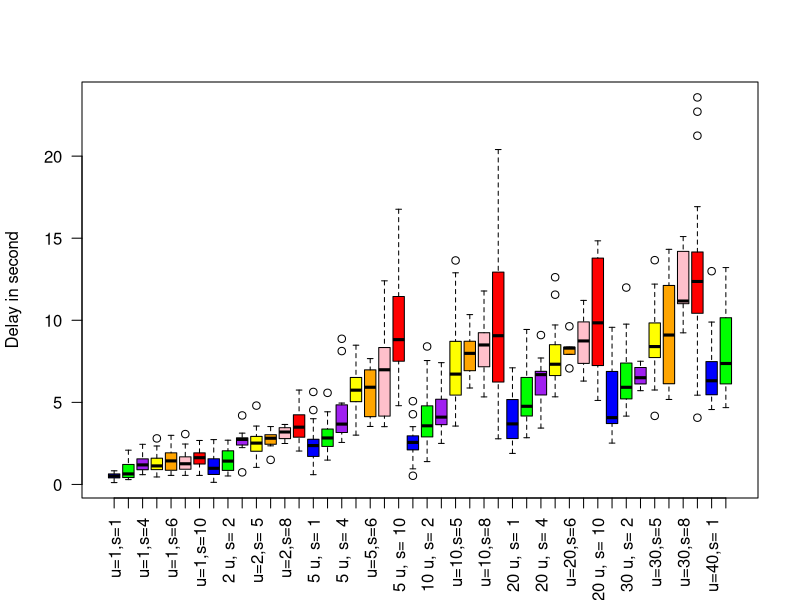
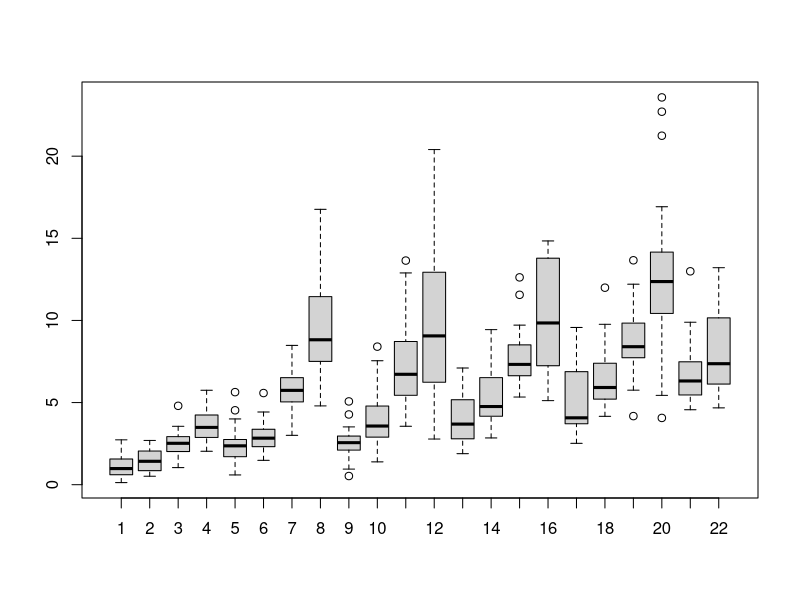
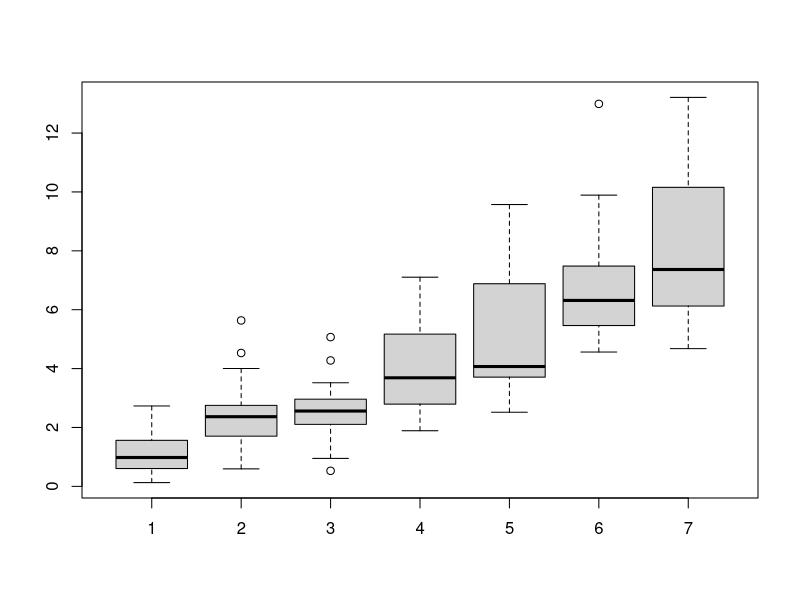
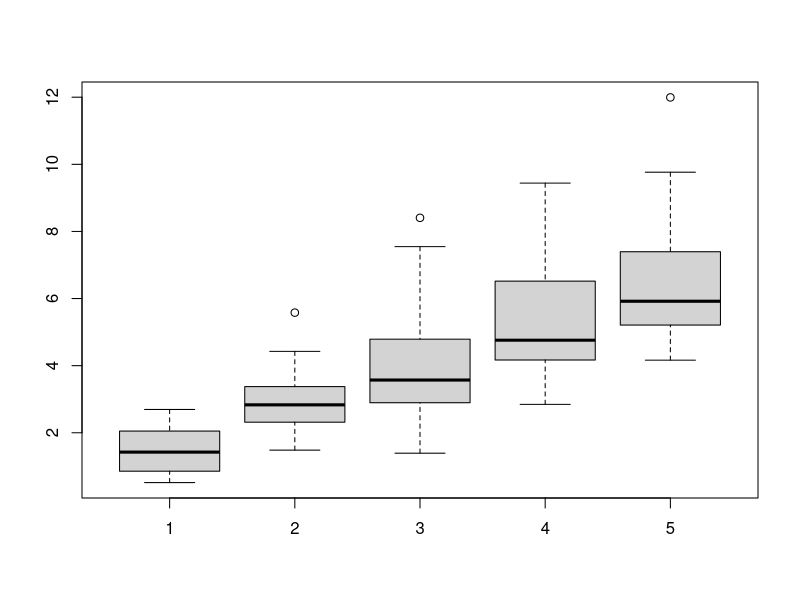
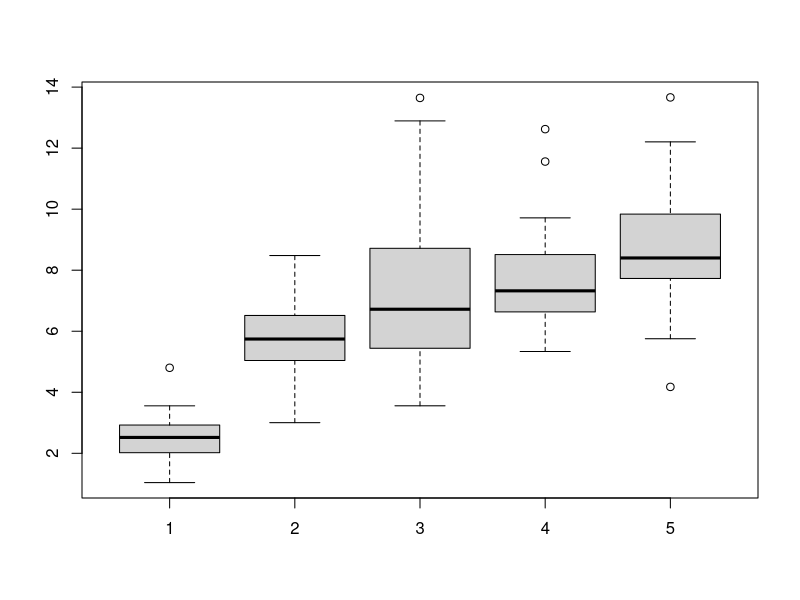
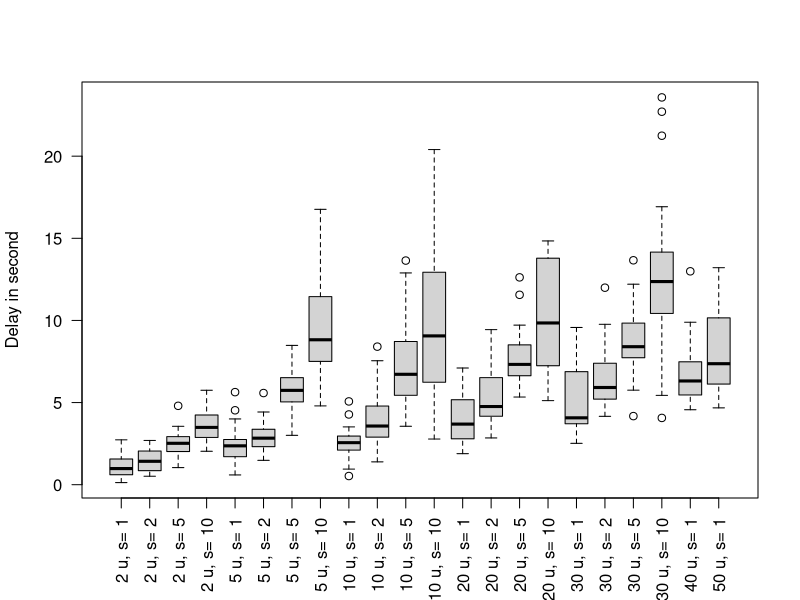

These figures' R source, in order:
data = read.table ("analyze.txt", header = TRUE)
data$delay <- data$delay / 1000
data_1_1 <- data [data$user==1 & data$speed == 1,]
data_1_2 <- data [data$user==1 & data$speed == 2,]
data_1_4 <- data [data$user==1 & data$speed == 4,]
data_1_5 <- data [data$user==1 & data$speed == 5,]
data_1_6 <- data [data$user==1 & data$speed == 6,]
data_1_8 <- data [data$user==1 & data$speed == 8,]
data_1_10 <- data [data$user==1 & data$speed == 10,]
data_2_1 <- data [data$user==2 & data$speed == 1,]
data_2_2 <- data [data$user==2 & data$speed == 2,]
data_2_4 <- data [data$user==2 & data$speed == 4,]
data_2_5 <- data [data$user==2 & data$speed == 5,]
data_2_6 <- data [data$user==2 & data$speed == 6,]
data_2_8 <- data [data$user==2 & data$speed == 8,]
data_2_10 <- data [data$user==2 & data$speed == 10,]
data_5_1 <- data [data$user==5 & data$speed == 1,]
data_5_2 <- data [data$user==5 & data$speed == 2,]
data_5_4 <- data [data$user==5 & data$speed == 4,]
data_5_5 <- data [data$user==5 & data$speed == 5,]
data_5_6 <- data [data$user==5 & data$speed == 6,]
data_5_8 <- data [data$user==5 & data$speed == 8,]
data_5_10 <- data [data$user==5 & data$speed == 10,]
data_10_1 <- data [data$user==10 & data$speed == 1,]
data_10_2 <- data [data$user==10 & data$speed == 2,]
data_10_4 <- data [data$user==10 & data$speed == 4,]
data_10_5 <- data [data$user==10 & data$speed == 5,]
data_10_6 <- data [data$user==10 & data$speed == 6,]
data_10_8 <- data [data$user==10 & data$speed == 8,]
data_10_10 <- data [data$user==10 & data$speed == 10,]
data_20_1 <- data [data$user==20 & data$speed == 1,]
data_20_2 <- data [data$user==20 & data$speed == 2,]
data_20_4 <- data [data$user==20 & data$speed == 4,]
data_20_5 <- data [data$user==20 & data$speed == 5,]
data_20_6 <- data [data$user==20 & data$speed == 6,]
data_20_8 <- data [data$user==20 & data$speed == 8,]
data_20_10 <- data [data$user==20 & data$speed == 10,]
data_30_1 <- data [data$user==30 & data$speed == 1,]
data_30_2 <- data [data$user==30 & data$speed == 2,]
data_30_4 <- data [data$user==30 & data$speed == 4,]
data_30_5 <- data [data$user==30 & data$speed == 5,]
data_30_6 <- data [data$user==30 & data$speed == 6,]
data_30_8 <- data [data$user==30 & data$speed == 8,]
data_30_10 <- data [data$user==30 & data$speed == 10,]
data_40_1 <- data [data$user==40 & data$speed == 1,]
data_50_1 <- data [data$user==50 & data$speed == 1,]


col_name = c ("u=1,s=1", "u=1,s=2", "u=1,s=4", "u=1,s=5","u=1,s=6", "u=1,s=8", "u=1,s=10", "2 u, s= 1","2 u, s= 2", "u=2,s= 4","u=2,s= 5","u=2,s=6", "u=2,s=8", "2 u, s= 10","5 u, s= 1","5 u, s= 2", "5 u, s= 4","u=5,s=5","u=5,s=6", "u=5,s=8", "5 u, s= 10","10 u, s= 1","10 u, s= 2", "10 u, s= 4","u=10,s=5","u=10,s=6", "u=10,s=8", "10 u, s= 10","20 u, s= 1","20 u, s= 2","20 u, s= 4","u=20,s=5","u=20,s=6", "u=20,s=8", "20 u, s= 10","30 u, s= 1","30 u, s= 2","30 u, s= 4","u=30,s=5","u=30,s=6","u=30,s=8","30 u, s= 10","u=40,s= 1","u=50,s= 1")
box_color = c("blue","green","purple","yellow","orange","pink","red")
boxplot (data_1_1$delay, data_1_2$delay, data_1_4$delay, data_1_5$delay, data_1_6$delay,data_1_8$delay,data_1_10$delay, data_2_1$delay, data_2_2$delay, data_2_4$delay, data_2_5$delay, data_2_6$delay, data_2_8$delay, data_2_10$delay, data_5_1$delay, data_5_2$delay, data_5_4$delay, data_5_5$delay, data_5_6$delay, data_5_8$delay, data_5_10$delay, data_10_1$delay, data_10_2$delay, data_10_4$delay, data_10_5$delay, data_10_6$delay, data_10_8$delay, data_10_10$delay, data_20_1$delay, data_20_2$delay, data_20_4$delay, data_20_5$delay, data_20_6$delay, data_20_8$delay, data_20_10$delay, data_30_1$delay, data_30_2$delay, data_30_4$delay, data_30_5$delay, data_30_6$delay, data_30_8$delay, data_30_10$delay, data_40_1$delay, data_50_1$delay, ylab = "Delay in second", names = col_name, col = box_color, las = 2)


boxplot (data_2_1$delay, data_2_2$delay, data_2_5$delay, data_2_10$delay, data_5_1$delay, data_5_2$delay, data_5_5$delay, data_5_10$delay, data_10_1$delay, data_10_2$delay, data_10_5$delay, data_10_10$delay, data_20_1$delay, data_20_2$delay, data_20_5$delay, data_20_10$delay, data_30_1$delay, data_30_2$delay, data_30_5$delay, data_30_10$delay, data_40_1$delay, data_50_1$delay)
boxplot (data_2_1$delay, data_5_1$delay, data_10_1$delay, data_20_1$delay, data_30_1$delay, data_40_1$delay, data_50_1$delay)
boxplot (data_2_2$delay, data_5_2$delay, data_10_2$delay, data_20_2$delay, data_30_2$delay)
boxplot (data_2_5$delay, data_5_5$delay, data_10_5$delay, data_20_5$delay, data_30_5$delay)
boxplot (data_2_1$delay, data_2_2$delay, data_2_5$delay, data_2_10$delay, data_5_1$delay, data_5_2$delay, data_5_5$delay, data_5_10$delay, data_10_1$delay, data_10_2$delay, data_10_5$delay, data_10_10$delay, data_20_1$delay, data_20_2$delay, data_20_5$delay, data_20_10$delay, data_30_1$delay, data_30_2$delay, data_30_5$delay, data_30_10$delay, data_40_1$delay, data_50_1$delay, ylab = "Delay in second", names = c ("2 u, s= 1","2 u, s= 2","2 u, s= 5","2 u, s= 10","5 u, s= 1","5 u, s= 2","5 u, s= 5","5 u, s= 10","10 u, s= 1","10 u, s= 2","10 u, s= 5","10 u, s= 10","20 u, s= 1","20 u, s= 2","20 u, s= 5","20 u, s= 10","30 u, s= 1","30 u, s= 2","30 u, s= 5","30 u, s= 10","40 u, s= 1","50 u, s= 1"), las = 2)
